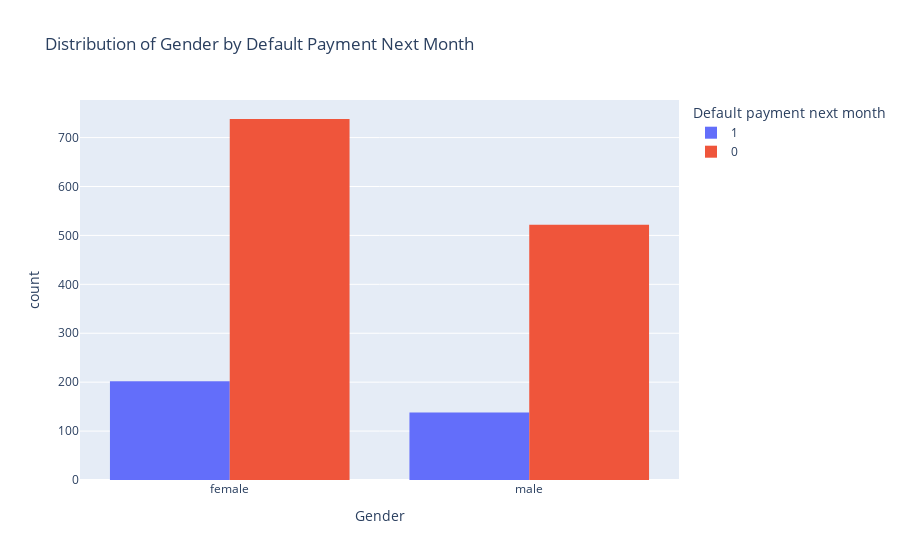
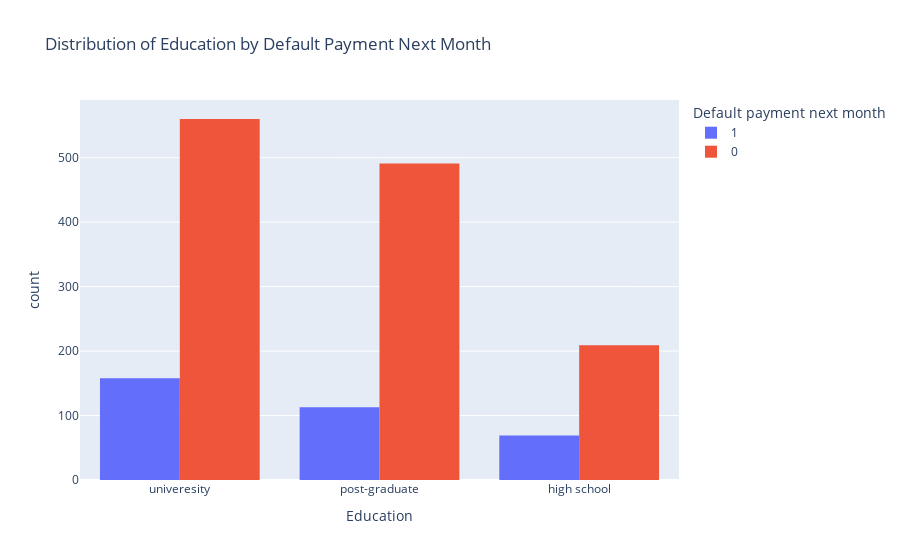
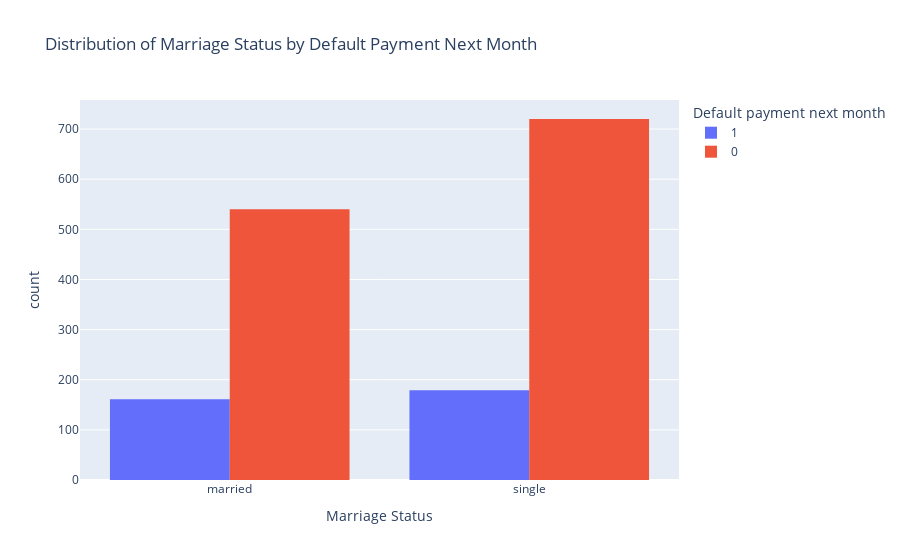

The cell these charts' notebook holds for them, in order:
### Markdown cell above
## Univariate Variable analysis

### Code cell
#univariate
fig = px.histogram(creditDfNew, x='Gender',color='Default payment next month', barmode='group', title='Distribution of Gender by Default Payment Next Month',nbins=20)
fig.show()
percentageGender = creditDfNew.groupby('Gender')['Default payment next month'].value_counts(normalize=True) * 100
print(percentageGender)

fig2 = px.histogram(creditDfNew,x='Education',color='Default payment next month', barmode='group', title='Distribution of Education by Default Payment Next Month',nbins=20)
fig2.show()
percentageEducation = creditDfNew.groupby('Education')['Default payment next month'].value_counts(normalize=True) * 100
print(percentageEducation)

fig3 = px.histogram(creditDfNew,x='Marriage Status',color='Default payment next month', barmode='group', title='Distribution of Marriage Status by Default Payment Next Month',nbins=20)
fig3.show()
percentageMarriageStatus = creditDfNew.groupby('Marriage Status')['Default payment next month'].value_counts(normalize=True) * 100
print(percentageMarriageStatus)

### Figure 1 — Plotly figure (JSON) as saved in the notebook; plotly's stock layout.template omitted (floating-point values rounded to 4 significant figures; data arrays with more than 128 entries replaced by an {"elided": "..."} marker saying what was removed)
{"data": [{"alignmentgroup": "True", "bingroup": "x", "hovertemplate": "Default payment next month=1<br>Gender=%{x}<br>count=%{y}<extra></extra>", "legendgroup": "1", "marker": {"color": "#636efa", "pattern": {"shape": ""}}, "name": "1", "nbinsx": 20, "offsetgroup": "1", "orientation": "v", "showlegend": true, "type": "histogram", "x": {"elided": "340 str values"}, "xaxis": "x", "yaxis": "y"}, {"alignmentgroup": "True", "bingroup": "x", "hovertemplate": "Default payment next month=0<br>Gender=%{x}<br>count=%{y}<extra></extra>", "legendgroup": "0", "marker": {"color": "#EF553B", "pattern": {"shape": ""}}, "name": "0", "nbinsx": 20, "offsetgroup": "0", "orientation": "v", "showlegend": true, "type": "histogram", "x": {"elided": "1260 str values"}, "xaxis": "x", "yaxis": "y"}], "layout": {"barmode": "group", "legend": {"title": {"text": "Default payment next month"}, "tracegroupgap": 0}, "title": {"text": "Distribution of Gender by Default Payment Next Month"}, "xaxis": {"anchor": "y", "domain": [0, 1], "title": {"text": "Gender"}}, "yaxis": {"anchor": "x", "domain": [0, 1], "title": {"text": "count"}}}}

### Figure 2 — Plotly figure (JSON) as saved in the notebook; plotly's stock layout.template omitted (floating-point values rounded to 4 significant figures; data arrays with more than 128 entries replaced by an {"elided": "..."} marker saying what was removed)
{"data": [{"alignmentgroup": "True", "bingroup": "x", "hovertemplate": "Default payment next month=1<br>Education=%{x}<br>count=%{y}<extra></extra>", "legendgroup": "1", "marker": {"color": "#636efa", "pattern": {"shape": ""}}, "name": "1", "nbinsx": 20, "offsetgroup": "1", "orientation": "v", "showlegend": true, "type": "histogram", "x": {"elided": "340 str values"}, "xaxis": "x", "yaxis": "y"}, {"alignmentgroup": "True", "bingroup": "x", "hovertemplate": "Default payment next month=0<br>Education=%{x}<br>count=%{y}<extra></extra>", "legendgroup": "0", "marker": {"color": "#EF553B", "pattern": {"shape": ""}}, "name": "0", "nbinsx": 20, "offsetgroup": "0", "orientation": "v", "showlegend": true, "type": "histogram", "x": {"elided": "1260 str values"}, "xaxis": "x", "yaxis": "y"}], "layout": {"barmode": "group", "legend": {"title": {"text": "Default payment next month"}, "tracegroupgap": 0}, "title": {"text": "Distribution of Education by Default Payment Next Month"}, "xaxis": {"anchor": "y", "domain": [0, 1], "title": {"text": "Education"}}, "yaxis": {"anchor": "x", "domain": [0, 1], "title": {"text": "count"}}}}

### Figure 3 — Plotly figure (JSON) as saved in the notebook; plotly's stock layout.template omitted (floating-point values rounded to 4 significant figures; data arrays with more than 128 entries replaced by an {"elided": "..."} marker saying what was removed)
{"data": [{"alignmentgroup": "True", "bingroup": "x", "hovertemplate": "Default payment next month=1<br>Marriage Status=%{x}<br>count=%{y}<extra></extra>", "legendgroup": "1", "marker": {"color": "#636efa", "pattern": {"shape": ""}}, "name": "1", "nbinsx": 20, "offsetgroup": "1", "orientation": "v", "showlegend": true, "type": "histogram", "x": {"elided": "340 str values"}, "xaxis": "x", "yaxis": "y"}, {"alignmentgroup": "True", "bingroup": "x", "hovertemplate": "Default payment next month=0<br>Marriage Status=%{x}<br>count=%{y}<extra></extra>", "legendgroup": "0", "marker": {"color": "#EF553B", "pattern": {"shape": ""}}, "name": "0", "nbinsx": 20, "offsetgroup": "0", "orientation": "v", "showlegend": true, "type": "histogram", "x": {"elided": "1260 str values"}, "xaxis": "x", "yaxis": "y"}], "layout": {"barmode": "group", "legend": {"title": {"text": "Default payment next month"}, "tracegroupgap": 0}, "title": {"text": "Distribution of Marriage Status by Default Payment Next Month"}, "xaxis": {"anchor": "y", "domain": [0, 1], "title": {"text": "Marriage Status"}}, "yaxis": {"anchor": "x", "domain": [0, 1], "title": {"text": "count"}}}}
